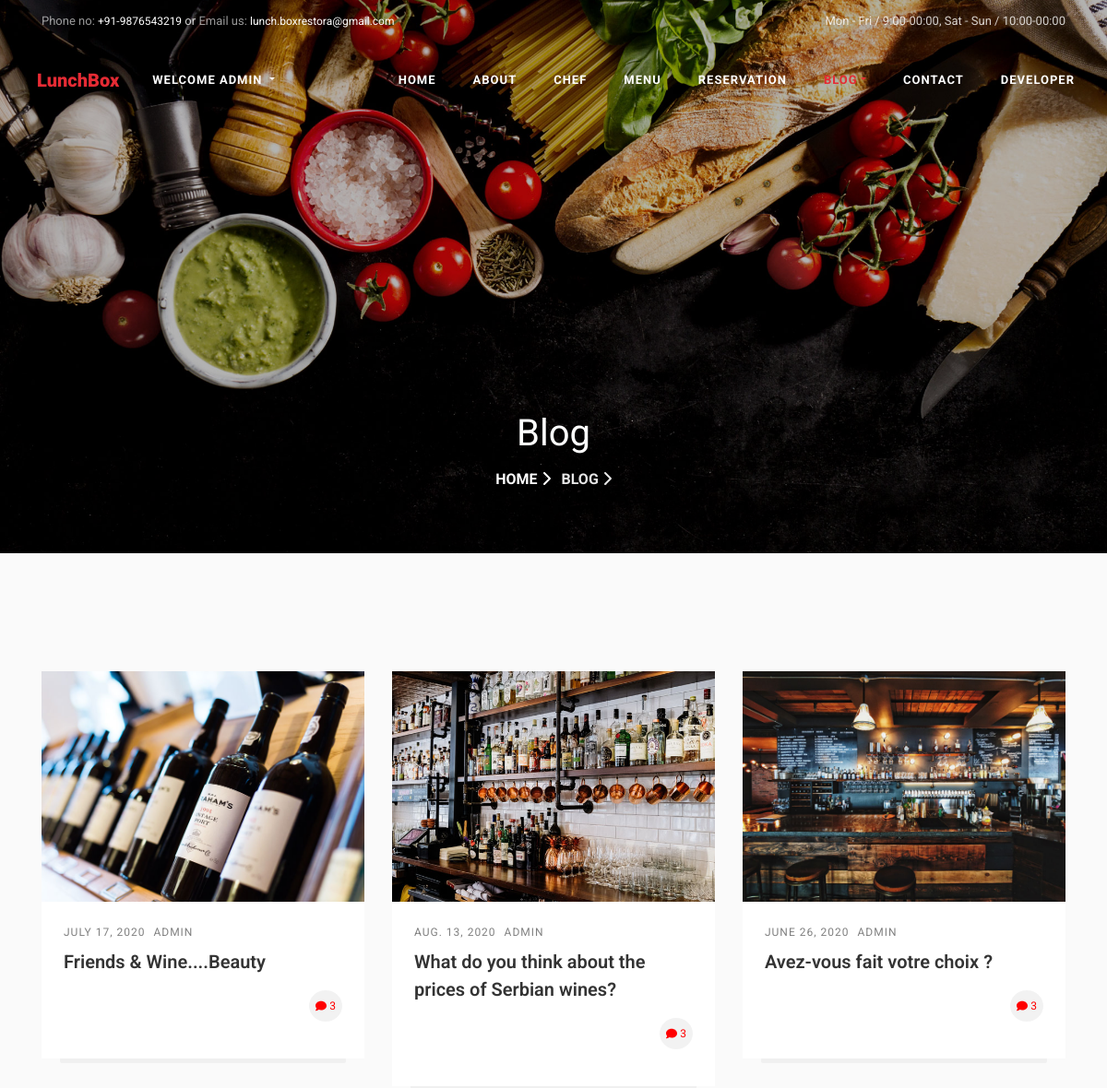
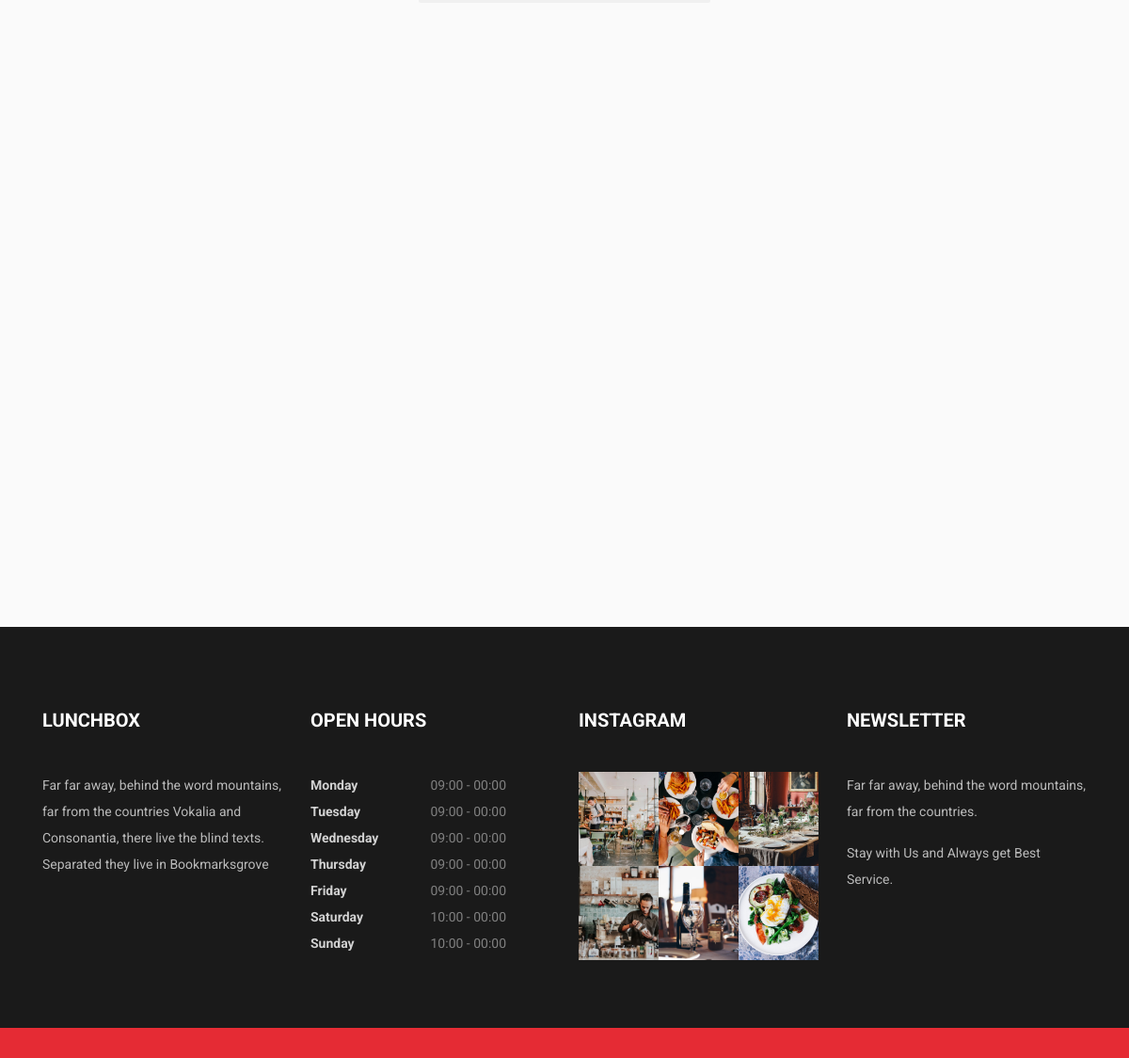
The app's page /blog/ (signed in) with its own data (2 pictures, top to bottom).
### mainapp/models.py (models this page shows, shortened)
class Blog(models.Model):
    img=models.ImageField(upload_to='images')
    date=models.DateField()
    uploadby=models.CharField(max_length=100)
    subject=models.TextField()
    class Meta:
        verbose_name_plural = "3. Blogs"

### mainapp/views.py (the view)
# urls.py: 2. Add a URL to urlpatterns:  path('blog/', include('blog.urls'))
def blog(request):
    all_blog=Blog.objects.all()
    return render(request,'mainapp/blog.html',{"Blogs":all_blog})

### mainapp/templates/mainapp/blog.html (shortened to what this page needs)
<!DOCTYPE html>
<html lang="en">
<head>
	{% load static %}
	<link rel="stylesheet" href="https://stackpath.bootstrapcdn.com/font-awesome/4.7.0/css/font-awesome.min.css">
	<link rel="stylesheet" href="{% static 'mainapp/css/all.min.css' %}">
	<link rel="stylesheet" href="{% static 'mainapp/css/animate.css' %}">
	<link rel="stylesheet" href="{% static 'mainapp/css/owl.carousel.min.css' %}">
	<link rel="stylesheet" href="{% static 'mainapp/css/owl.theme.default.min.css' %}">
	<link rel="stylesheet" href="{% static 'mainapp/css/magnific-popup.css' %}">
	<link rel="stylesheet" href="{% static 'mainapp/css/bootstrap-datepicker.css' %}">
	<link rel="stylesheet" href="{% static 'mainapp/css/jquery.timepicker.css' %}">
	<link rel="stylesheet" href="{% static 'mainapp/css/flaticon.css' %}">
	<link rel="stylesheet" href="{% static 'mainapp/css/style.css' %}">
</head>
<body>
 <div class="wrap">
   <div class="container">
    <div class="row justify-content-between">
     <div class="col-12 col-md d-flex align-items-center">
      <p class="mb-0 phone"><span class="mailus">Phone no:</span> <a href="tel://9876543219">+91-9876543219</a> or <span class="mailus">Email us:</span> <a href="mailto:lunch.boxrestora@gmail.com">lunch.boxrestora@gmail.com</a></p>
    </div>
    <div class="col-12 col-md d-flex justify-content-md-end">
      <p class="mb-0">Mon - Fri / 9:00-00:00, Sat - Sun / 10:00-00:00 </p>
  </div>
</div>
</div>
</div>
<nav class="navbar navbar-expand-lg navbar-dark ftco_navbar bg-dark ftco-navbar-light" id="ftco-navbar">
 <div class="container-fluid">
   <a class="navbar-brand" href="{% url 'home' %}">LunchBox</a>
   <ul class="navbar-nav">
    <li class="nav-item dropdown">
      <a class="nav-link dropdown-toggle" id="navbarDropdown" role="button" data-toggle="dropdown" aria-haspopup="true" aria-expanded="false">
        <b>welcome
          {{request.user}}</b>
      </a>
      </li>
  </ul>
   <div class="collapse navbar-collapse" id="ftco-nav">
     <ul class="navbar-nav ml-auto">
      <li class="nav-item"><a href="{% url 'home' %}" class="nav-link"><b>Home</b></a></li>
      <li class="nav-item"><a href="/about" class="nav-link"><b>About</b></a></li>
      <li class="nav-item"><a href="/chef" class="nav-link"><b>Chef</b></a></li>
      <li class="nav-item"><a href="/menu" class="nav-link"><b>Menu</b></a></li>
      <li class="nav-item"><a href="/reserve" class="nav-link"><b>Reservation</b></a></li>
      <li class="nav-item dropdown active"><a href=" " class="nav-link dropdown-toggle"  id="navbarDropdown" role="button" data-toggle="dropdown" aria-haspopup="true" aria-expanded="false"><b>Blog</b></a>
      </li>
      <li class="nav-item"><a href="/contact" class="nav-link"><b>Contact</b></a></li>
      <li class="nav-item"><a href="/developer" class="nav-link"><b>Developer</b></a></li>
    </ul>
  </div>
</div>
</nav>
<section class="hero-wrap hero-wrap-2" style="background-image: url('/static/mainapp/images/bg_5.jpg');" data-stellar-background-ratio="0.5">
  <div class="overlay"></div>
  <div class="container">
    <div class="row no-gutters slider-text align-items-end justify-content-center">
      <div class="col-md-9 ftco-animate text-center mb-5">
        <h1 class="mb-2 bread">Blog</h1>
        <p class="breadcrumbs"><span class="mr-2"><a href="{% url 'home' %}">Home <i class="fa fa-chevron-right"></i></a></span> <span>Blog <i class="fa fa-chevron-right"></i></span></p>
      </div>
    </div>
  </div>
</section>
<section class="ftco-section bg-light">
 <div class="container">
  <div class="row">
    {% for blg in Blogs %}
    <div class="col-md-4 ftco-animate">
      <div class="blog-entry">
        <a class="block-20" style="background-image: url({{blg.img.url}})";></a>
        <div class="text px-4 pt-3 pb-4">
          <div class="meta">
            <div>{{blg.date}}</div>
						<div>{{blg.uploadby}}</div>
          </div>
          <h3 class="heading">{{blg.subject}}</h3>
          <p class="clearfix"><a class="float-right meta-chat"style="color: red;"><span class="fa fa-comment" style="color: red;"></span> 3</a></p>
        </div>
      </div>
    </div>
    {% endfor %}
  </div>
</div>
</section>
<footer class="ftco-footer ftco-no-pb ftco-section">
  <div class="container">
    <div class="row mb-5">
      <div class="col-md-6 col-lg-3">
        <div class="ftco-footer-widget mb-4">
          <h2 class="ftco-heading-2">LunchBox</h2>
          <p>Far far away, behind the word mountains, far from the countries Vokalia and Consonantia, there live the blind texts. Separated they live in Bookmarksgrove</p>
          <ul class="ftco-footer-social list-unstyled float-md-left float-lft mt-3">
          </ul>
        </div>
      </div>
      <div class="col-md-6 col-lg-3">
        <div class="ftco-footer-widget mb-4">
          <h2 class="ftco-heading-2">Open Hours</h2>
          <ul class="list-unstyled open-hours">
            <li class="d-flex"><span>Monday</span><span>09:00 - 00:00</span></li>
							<li class="d-flex"><span>Tuesday</span><span>09:00 - 00:00</span></li>
							<li class="d-flex"><span>Wednesday</span><span>09:00 - 00:00</span></li>
							<li class="d-flex"><span>Thursday</span><span>09:00 - 00:00</span></li>
							<li class="d-flex"><span>Friday</span><span>09:00 - 00:00</span></li>
							<li class="d-flex"><span>Saturday</span><span>10:00 - 00:00</span></li>
							<li class="d-flex"><span>Sunday</span><span>10:00 - 00:00</span></li>
          </ul>
        </div>
      </div>
      <div class="col-md-6 col-lg-3">
        <div class="ftco-footer-widget mb-4">
          <h2 class="ftco-heading-2">Instagram</h2>
          <div class="thumb d-sm-flex">
            <a href="https://drive.google.com/file/d/1zyFmZR5KDbyP_fv7VPDGHe_pBYfKEtF6/view?usp=sharing" class="thumb-menu img" style="background-image: url(/static/mainapp/images/insta-1.jpg);">
            </a>
            <a href="https://drive.google.com/file/d/1HX8Vun4v9Coj5vwzJICtkrswO4NBp-mD/view?usp=sharing" class="thumb-menu img" style="background-image: url(/static/mainapp/images/insta-2.jpg);">
            </a>
            <a href="https://drive.google.com/file/d/1gUN3M-1EYicP82St5f1ThRuvTG_qQNpi/view?usp=sharing" class="thumb-menu img" style="background-image: url(/static/mainapp/images/insta-3.jpg);">
            </a>
          </div>
          <div class="thumb d-flex">
            <a href="https://drive.google.com/file/d/1RHwvG-NnYxvH5io23SkxmqowFd3NLeWw/view?usp=sharing" class="thumb-menu img" style="background-image: url(/static/mainapp/images/insta-4.jpg);">
            </a>
            <a href="https://drive.google.com/file/d/1dZdnuv8NeA9MJdISKirPFNvN83Z_F5A2/view?usp=sharing" class="thumb-menu img" style="background-image: url(/static/mainapp/images/insta-5.jpg);">
            </a>
            <a href="https://drive.google.com/file/d/126vUOA3aFqUMqXxnp4Yf4BaCS3MqTxfA/view?usp=sharing" class="thumb-menu img" style="background-image: url(/static/mainapp/images/insta-6.jpg);">
            </a>
          </div>
        </div>
      </div>
    <div class="col-md-6 col-lg-3">
      <div class="ftco-footer-widget mb-4">
       <h2 class="ftco-heading-2">Newsletter</h2>
       <p>Far far away, behind the word mountains, far from the countries.</p>
       <p>Stay with Us and Always get Best Service.</p>
    </div>
  </div>
</div>
</div>
<div class="container-fluid px-0 bg-primary py-3">
</div>
</footer>
	</body>
	</html>

### records on screen
Blog: img (picture), date "JULY 17, 2020", uploadby "ADMIN", subject "Friends & Wine....Beauty"
Blog: img (picture), date "AUG. 13, 2020", uploadby "ADMIN", subject "What do you think about the prices of Serbian wines?"
Blog: img (picture), date "JUNE 26, 2020", uploadby "ADMIN", subject "Avez-vous fait votre choix ?"

### other values on screen
{{ request.user }} "ADMIN"
